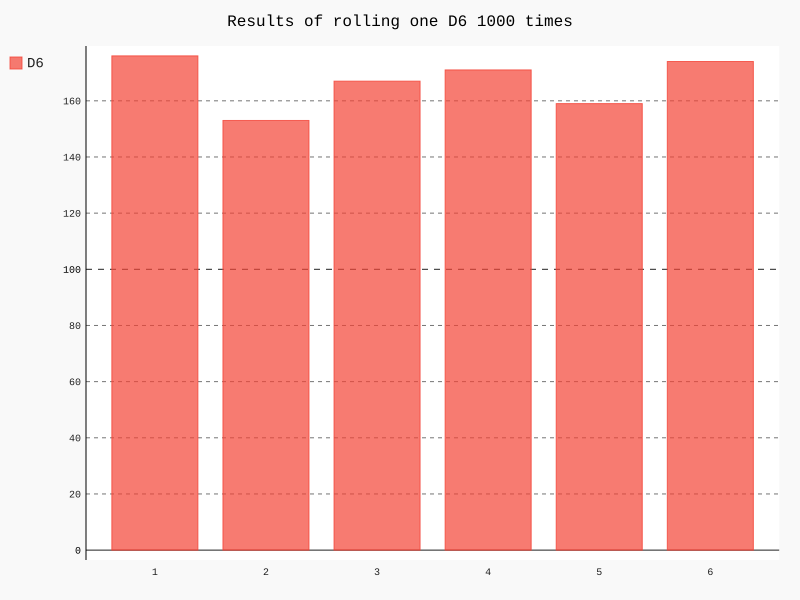

Source code (Python):
from die import Die
import pygal
# Create a Die with six sides
die = Die()

# Make some rolls and store the results in a list
results = []
for roll_num in range(1000):
    result = die.roll()
    results.append(result)


# Analyse the results
frequencies = []
for value in range(1, die.num_sides + 1):
    frequency = results.count(value)
    frequencies.append(frequency)

# Visualize the results
hist = pygal.Bar()

hist.title = 'Results of rolling one D6 1000 times'
hist.x_labels = [str(x) for x in range(1,7)]
hist._x_title = 'Result'
hist._y_title = 'Frequency of Result'

hist.add('D6', frequencies)
hist.render_to_file('die_visual.svg')
